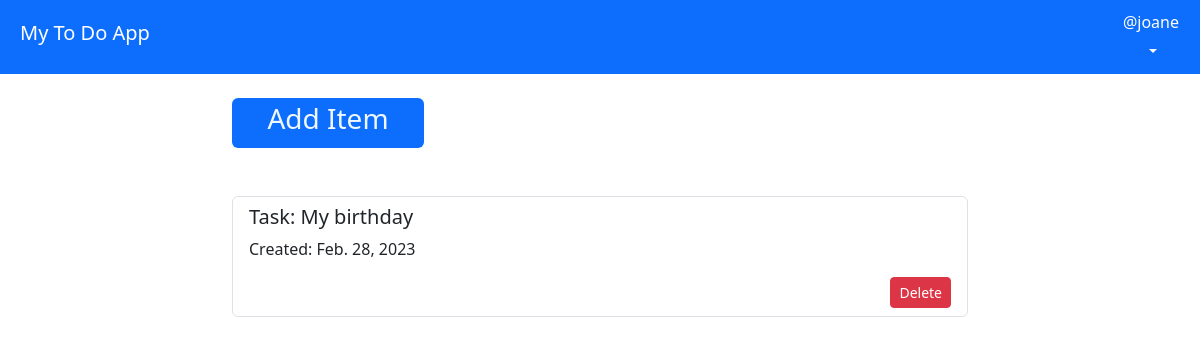
The app's page / (signed in), older data.
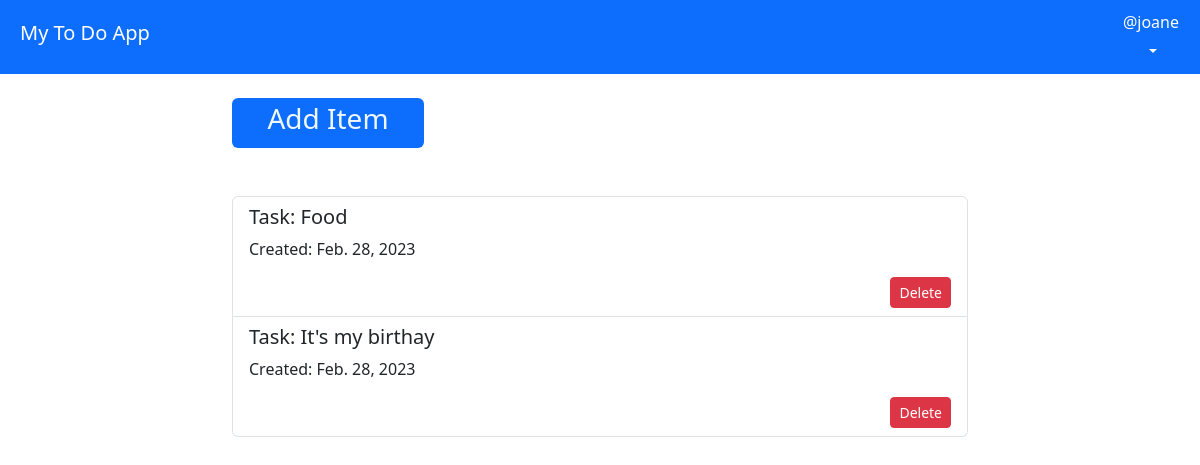
The same page, newer data.
### todoapp/models.py (models this page shows, shortened)
class Todo(models.Model):
    title=models.CharField(max_length=100)
    date=models.DateTimeField()
    created_by = models.ForeignKey(User,on_delete=models.CASCADE, null=True, blank=True)
    class Meta:
        ordering=['-date']

### todoapp/views.py (the view)
# urls.py: 2. Add a URL to urlpatterns:  path('', views.home, name='home')
@login_required(login_url='login')
def home(request):
    todo = Todo.objects.filter(created_by=request.user)[0:5]
    context={'todo':todo}
    return render(request, 'home.html', context)

### templates/home.html
{% extends 'base.html' %} {% block content %}
<div class="container">
  <div class="row mb-4 mt-4">
    <div class="mx-auto col-10 col-md-8 col-lg-8">
      <div class="col">
        <div class="badge bg-primary text-wrap" style="width: 12rem">
          <a href="{% url 'create' %}"
            ><h3 style="color: aliceblue">Add Item</h3></a
          >
        </div>
      </div>
      <div class="row mt-4">
        <div class="col mt-4">
          <ul class="list-group">
            {% for item in todo %}
            <li class="list-group-item">
              <h5>Task: {{item.title}}</h5>
              <p>Created: {{item.date|date}}</p>
              <form action="{% url 'delete' pk=item.id %}" method="POST">
                <button type="submit" class="btn btn-sm btn-danger float-end">
                  Delete
                </button>
              </form>
            </li>
            {% endfor %}
          </ul>
        </div>
      </div>
    </div>
  </div>
</div>
{% endblock %}

Row changes from the older to the newer data that the page shows:
removed Todo: title "My birthday", date "Feb. 28, 2023"
added Todo: title "Food", date "Feb. 28, 2023"
added Todo: title "It's my birthay", date "Feb. 28, 2023"
